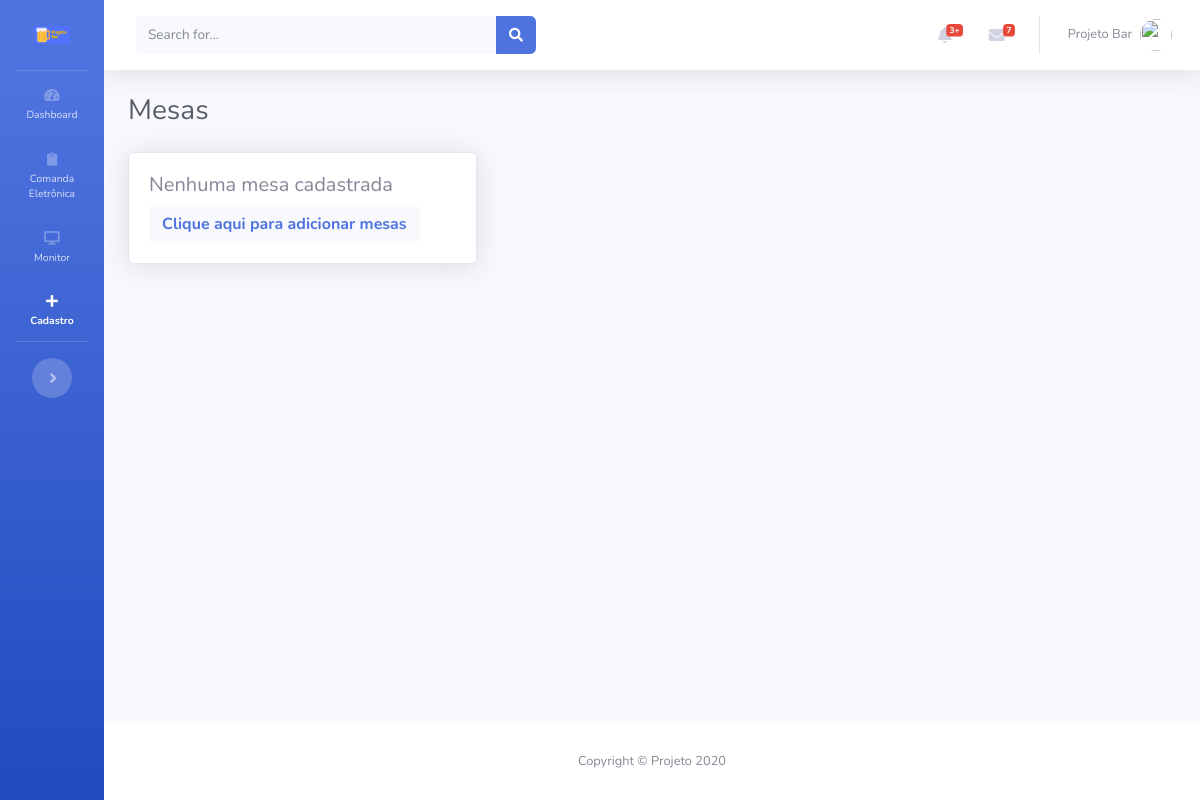
The app's page /views/mesas/Cadastrar.php (signed in), older data.
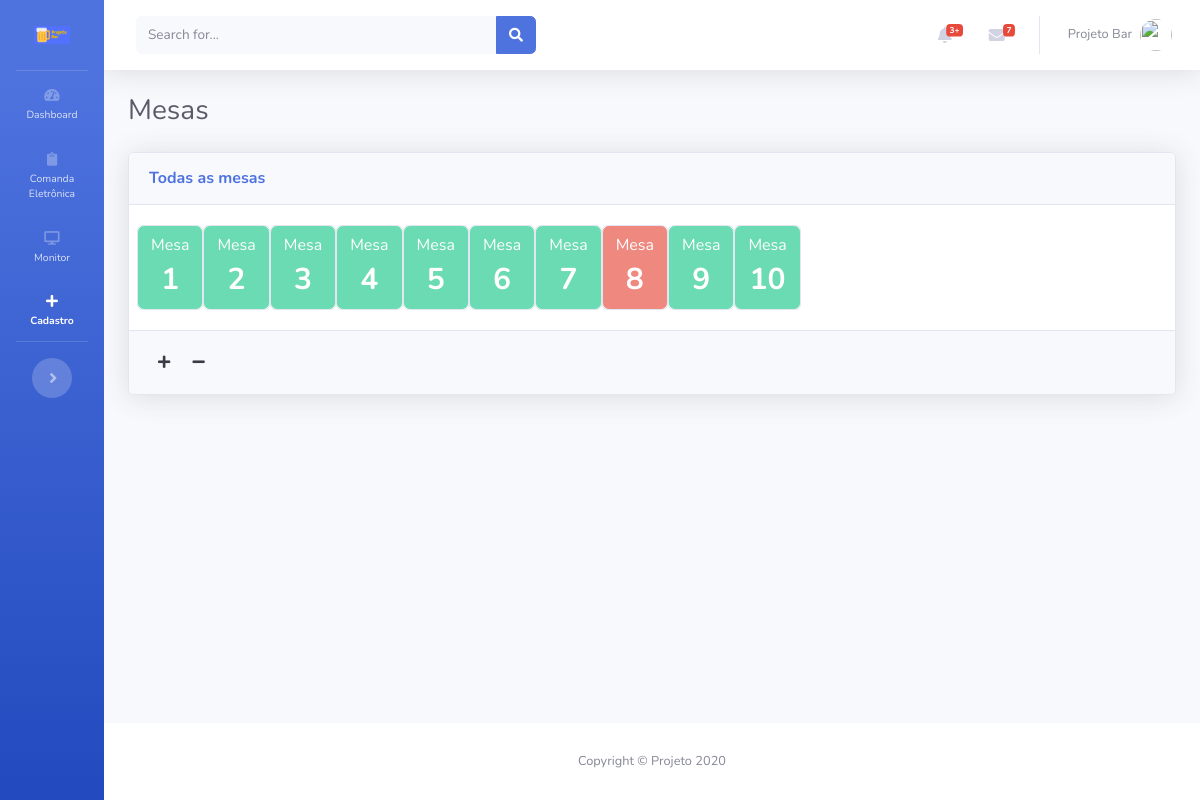
The same page, newer data.
### tables this page shows
CREATE TABLE IF NOT EXISTS `usuarios` (
  `id` int(10) unsigned zerofill NOT NULL AUTO_INCREMENT,
  `login` varchar(30) DEFAULT NULL,
  `nome` varchar(155) NOT NULL,
  `sobrenome` varchar(155) NOT NULL,
  `senha` varchar(40) DEFAULT NULL,
  `email` varchar(155) NOT NULL,
  `nivel` varchar(80) NOT NULL,
  PRIMARY KEY (`id`)
);

CREATE TABLE IF NOT EXISTS `mesas` (
  `id` int(11) NOT NULL AUTO_INCREMENT,
  `num_mesa` int(11) NOT NULL,
  `status` varchar(100) NOT NULL,
  `usuario` int(11) NOT NULL,
  `cadastro` datetime NOT NULL,
  `modificado` datetime NOT NULL,
  PRIMARY KEY (`id`)
);

### config.php (called while the page is built, shortened)
<?php
$app_name= 'projeto';
$app_token= 'appbar1';

### controllers/sidebar/ControllerSidebarToggle.php (called while the page is built)
<?php
$sqlCosultaToggle="SELECT * FROM sidebar WHERE id_usuario = '".$_SESSION['id'.$app_token]."' LIMIT 1";
$resultCosultaToggle=mysqli_query($conecta,$sqlCosultaToggle);
$CosultaToggle=mysqli_fetch_assoc($resultCosultaToggle);

### views/mesas/templates/FormularioExibir.php (the view, shortened to what this page needs)
<?php
$verificaMesasExistente = "SELECT count(id) count FROM mesas";
$result=mysqli_query($conecta,$verificaMesasExistente);
$qtd_mesas=mysqli_fetch_assoc($result);
if ( $qtd_mesas['count'] > 0 ) {
  $sql="SELECT * FROM mesas ORDER BY num_mesa ASC";
  if ($result=mysqli_query($conecta,$sql))
  {
    ?>
    <div class="card shadow mb-12">
      <div class="card-header py-3">
        <h6 class="m-0 font-weight-bold text-primary">Todas as mesas</h6>
      </div>
      <div class="card-body">
        <div class="row">
<?php
          while ($row=mysqli_fetch_assoc($result))
          {
            if ($row['status'] == 'disponivel'){
              ?>
              <div class=" desktop" align="center">
                <div class="card">
                  <button class="btn btn-success  btn-block btnMesa" num_mesa="<?=$row['num_mesa'];?>" disabled>
                    <span>Mesa</span>
                    <div style="font-size:30px"><b><?php echo $row['num_mesa']; ?></b></div>
                  </button>
                </div>
              </div>
              <?php
            } else if ($row['status'] == 'indisponivel'){
              ?>
              <div class="desktop" align="center">
                <div class="card">
                  <button class="btn btn-danger btn-block btnResumoMesa" num_mesa="<?=$row['num_mesa'];?>" disabled>
                    <span>Mesa</span>
                    <div style="font-size:30px"><b><?php echo $row['num_mesa']; ?></b></div>
                  </button>
                </div>
              </div>
              <?php
            }
          }
  ?>
      </div>
     </div>
      <div class="card-footer py-3">
       <button class="btn btn-sm btn-light" id="btnAdicionarMesa"><i class="fas fa-plus"></i></button>
       <button class="btn btn-sm btn-light" id="btnRemoverMesa"><i class="fas fa-minus"></i></button>
     </div>
   </div>
   <?php
 }
} else {
  ?>
  <div class="card shadow col-sm-4 col-mb-4 col-xl-4">
    <div class="card-body">
      <div class="row">
        <h5>Nenhuma mesa cadastrada</h5>
      </div>
      <div class="row">
        <button class="btn btn btn-light font-weight-bold text-primary" id="btnAdicionarMesa">Clique aqui para adicionar mesas</button>
      </div>
    </div>
  </div>
  <?php
}

### inc/header.php (shortened to what this page needs)
<!DOCTYPE html>
<html lang="pt-br">
<head>
  <link href="<?php echo BASEURL; ?>vendor/fontawesome-free/css/all.min.css" rel="stylesheet" type="text/css">
  <link href="<?php echo BASEURL; ?>css/sb-admin-2.css" rel="stylesheet">
  <link href="<?php echo BASEURL;?>vendor/alertify/css/alertify.min.css" rel="stylesheet">
</head>
  <?php include_once($ControllerSidebarToggle); ?>

### views/mesas/Cadastrar.php (shortened to what this page needs)
<?php
$app_item="cadastro";
$app_page_name="mesas";
include ('../../config.php');
include('../../inc/header.php');
?>
<link href="<?php echo BASEURL;?>views/mesas/css/stylesheet.css" rel="stylesheet">
<body id="page-top">
  <div id="wrapper">
    <?php include('../../inc/sidebar.php'); ?>
    <div id="content-wrapper" class="d-flex flex-column">
      <div id="content">
       <?php include('../../inc/topbar.php'); ?>
       <div class="container-fluid">
        <div class="d-sm-flex align-items-center justify-content-between mb-4">
          <h1 class="h3 mb-0 text-gray-800"><?php echo ucfirst($app_page_name); ?></h1>
        </div>
        <div id="contentTemplateMaster">
         <?php include ('templates/TemplateMaster.php'); ?>
       </div>
     </div>
   </div>
 </div>
</div>
<?php include('../../inc/footer.php'); ?>

### inc/sidebar.php (shortened to what this page needs)
    <ul class="navbar-nav bg-gradient-primary sidebar sidebar-dark accordion  <?php echo $CosultaToggle['status']; ?>" id="accordionSidebar">
      <a class="sidebar-brand d-flex align-items-center justify-content-center" href="<?php echo BASEURL.'index.php'; ?>">
        <img src="<?php echo BASEURL;?>img/logo_azul_small.png" width="50%">
    </a>
    <hr class="sidebar-divider my-0">
    <li class="nav-item <?php if($app_item=='dashboard'){echo 'active';} else {'';} ?>">
      <a class="nav-link" href="<?php echo BASEURL.'index.php'; ?>">
        <i class="fas fa-fw fa-tachometer-alt"></i>
        <span>Dashboard</span></a>
      </li>
      <li class="nav-item <?php if($app_item=='comanda eletronica'){echo 'active';} else {'';} ?>">
        <a class="nav-link collapsed" href="#" data-toggle="collapse" data-target="#collapsePage1" aria-expanded="true" aria-controls="collapsePages">
          <i class="fas fa-clipboard"></i>
          <span>Comanda Eletrônica</span>
        </a>
    </li>
    <li class="nav-item <?php if($app_item=='monitor'){echo 'active';} else {'';} ?>">
      <a class="nav-link collapsed" href="#" data-toggle="collapse" data-target="#collapsePage2" aria-expanded="true" aria-controls="collapsePages">
        <i class="fas fa-desktop"></i>
        <span>Monitor</span>
      </a>
  </li>
  <li class="nav-item <?php if($app_item=='cadastro'){echo 'active';} else {'';} ?>">
    <a class="nav-link collapsed" href="#" data-toggle="collapse" data-target="#collapsePages3" aria-expanded="true" aria-controls="collapsePages">
      <i class="fas fa-plus"></i>
      <span>Cadastro</span>
    </a>
</li>
  <hr class="sidebar-divider d-none d-md-block">
  <div class="text-center d-none d-md-inline">
    <button class="rounded-circle border-0 sidebarToggle" id="sidebarToggle" name="sidebarToggle"></button>
  </div>
</ul>

### inc/topbar.php (shortened to what this page needs)
<?php
$sqltopbar="SELECT login,nome,sobrenome,email FROM usuarios WHERE login = '".$_SESSION['login'.$app_token]."'";
$conecta->query($sqltopbar);
$topbar=mysqli_fetch_assoc(mysqli_query($conecta,$sqltopbar));
?>
        <nav class="navbar navbar-expand navbar-light bg-white topbar mb-4 static-top shadow">
          <form class="d-none d-sm-inline-block form-inline mr-auto ml-md-3 my-2 my-md-0 mw-100 navbar-search">
            <div class="input-group">
              <input type="text" class="form-control bg-light border-0 small" placeholder="Search for..." aria-label="Search" aria-describedby="basic-addon2">
              <div class="input-group-append">
                <button class="btn btn-primary" type="button">
                  <i class="fas fa-search fa-sm"></i>
                </button>
              </div>
            </div>
          </form>
          <ul class="navbar-nav ml-auto">
            <li class="nav-item dropdown no-arrow mx-1">
              <a class="nav-link dropdown-toggle" href="#" id="alertsDropdown" role="button" data-toggle="dropdown" aria-haspopup="true" aria-expanded="false">
                <i class="fas fa-bell fa-fw"></i>
                <span class="badge badge-danger badge-counter">3+</span>
              </a>
            </li>
            <li class="nav-item dropdown no-arrow mx-1">
              <a class="nav-link dropdown-toggle" href="#" id="messagesDropdown" role="button" data-toggle="dropdown" aria-haspopup="true" aria-expanded="false">
                <i class="fas fa-envelope fa-fw"></i>
                <span class="badge badge-danger badge-counter">7</span>
              </a>
            </li>
            <li class="nav-item dropdown no-arrow">
              <a class="nav-link dropdown-toggle" href="#" id="userDropdown" role="button" data-toggle="dropdown" aria-haspopup="true" aria-expanded="false">
                <span class="mr-2 d-none d-lg-inline text-gray-600 small">
                  <?php echo ucfirst(strtolower($topbar['nome']))." ".ucfirst(strtolower($topbar['sobrenome'])); ?></span>
                <img class="img-profile rounded-circle" src="https://source.unsplash.com/QAB-WJcbgJk/60x60">
              </a>
            </li>
          </ul>
        </nav>

### views/mesas/templates/TemplateMaster.php (shortened to what this page needs)
<?php
$FormularioExibir = $_SERVER['DOCUMENT_ROOT'];
$FormularioExibir .= BASEURL . "views/mesas/templates/FormularioExibir.php";
?>
<div class="row">
<div class="col-xl-12 col-lg-12">
<?php include ($FormularioExibir); ?>

### inc/footer.php (shortened to what this page needs)
      <footer class="sticky-footer bg-white">
        <div class="container my-auto">
          <div class="copyright text-center my-auto">
            <span>Copyright &copy; <?=ucwords(strtolower($app_name))." ".date("Y");?> </span>
          </div>
        </div>
      </footer>
    </div>
  </div>
</body>
</html>

Row changes from the older to the newer data that the page shows:
added mesas: num_mesa "1"
added mesas: num_mesa "2"
added mesas: num_mesa "3"
added mesas: num_mesa "4"
added mesas: num_mesa "5"
added mesas: num_mesa "6"
added mesas: num_mesa "7"
added mesas: num_mesa "8"
added mesas: num_mesa "9"
added mesas: num_mesa "10"
Text that changed along with them:
text no longer shown: "Nenhuma mesa cadastrada Clique aqui para adicionar mesas"
text now shown: "Todas as mesas"
